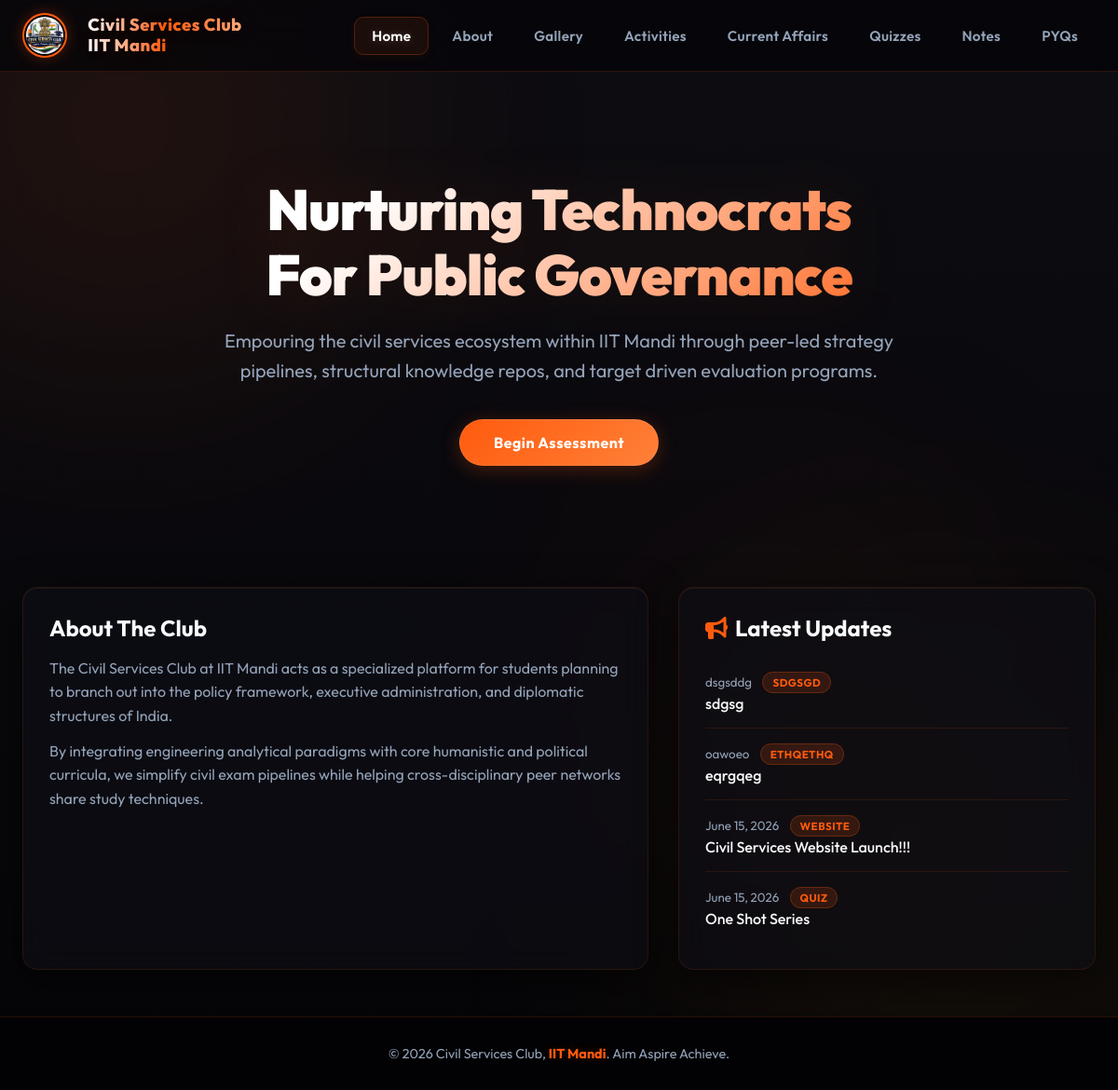
The page / on the database its author committed.
### models.py (models this page shows)
class Announcement(db.Model):
    id = db.Column(db.Integer, primary_key=True)
    date = db.Column(db.String(50), nullable=False)
    title = db.Column(db.String(200), nullable=False)
    tag = db.Column(db.String(100), nullable=False)
    created_at = db.Column(db.DateTime, default=datetime.utcnow)

### app.py (the view)
@app.route("/")
def home():
    announcements = Announcement.query.order_by(Announcement.created_at.desc()).all()
    return render_template("home.html", announcements=announcements)

### app.py (called while the page is built)
@app.context_processor
def inject_admin_status():
    from flask import session
    return {"admin_logged_in": session.get("admin_logged_in", False)}

### templates/home.html (shortened to what this page needs)
{% extends 'base.html' %}
{% block content %}
<section class="hero-section">
    <h2>Nurturing Technocrats <br class="desktop-only">For Public Governance</h2>
    <p>Empouring the civil services ecosystem within IIT Mandi through peer-led strategy pipelines, structural knowledge repos, and target driven evaluation programs.</p>
    <a href="{{ url_for('quizzes') }}" class="cta-btn">Begin Assessment</a>
</section>
<div class="home-grid">
    <div class="glass-card">
        <h3 style="margin-bottom: 16px; font-size: 1.5rem;">About The Club</h3>
        <p style="color: var(--text-secondary); line-height: 1.6; margin-bottom: 12px;">
            The Civil Services Club at IIT Mandi acts as a specialized platform for students planning to branch out into the policy framework, executive administration, and diplomatic structures of India.
        </p>
        <p style="color: var(--text-secondary); line-height: 1.6;">
            By integrating engineering analytical paradigms with core humanistic and political curricula, we simplify civil exam pipelines while helping cross-disciplinary peer networks share study techniques.
        </p>
    </div>
    <div class="glass-card">
        <h3 style="margin-bottom: 16px; font-size: 1.5rem; display: flex; align-items: center; gap: 8px;">
            <i class="fa-solid fa-bullhorn" style="color: var(--accent);"></i> Latest Updates
        </h3>
        <div class="announcement-list">
            {% for item in announcements %}
            <div class="announcement-item">
                <small style="color: var(--text-secondary);">{{ item.date }}</small> <span class="tag">{{ item.tag }}</span>
                <p style="margin-top: 4px; font-weight: 500;">{{ item.title }}</p>
            </div>
            {% endfor %}
        </div>
    </div>
</div>
{% endblock %}

### static/css/style.css (style rules this page uses)
:root { --bg-dark: #050508; --glass-bg: rgba(15, 15, 22, 0.65); --glass-border: rgba(255, 91, 14, 0.12); --glass-border-hover: rgba(255, 91, 14, 0.35); --glass-focus: rgba(255, 91, 14, 0.2); --text-primary: #f8fafc; --text-secondary: #94a3b8; --accent: #ff5b0e; --accent-hover: #ff7836; --accent-glow: rgba(255, 91, 14, 0.25); --accent-gradient: linear-gradient(135deg, #ff5b0e, #ff8038); --dark-gradient: linear-gradient(180deg, #0d0d12, #050508); }
* { margin: 0; padding: 0; box-sizing: border-box; font-family: 'Outfit', -apple-system, BlinkMacSystemFont, "Segoe UI", Roboto, sans-serif; }
body { background-color: var(--bg-dark); background-image: var(--dark-gradient); color: var(--text-primary); min-height: 100vh; overflow-x: hidden; position: relative; scroll-behavior: smooth; }
.glass-card { background: var(--glass-bg); backdrop-filter: blur(16px); -webkit-backdrop-filter: blur(16px); border: 1px solid var(--glass-border); border-radius: 16px; padding: 28px; box-shadow: 0 12px 40px 0 rgba(0, 0, 0, 0.6), inset 0 1px 0 0 rgba(255, 255, 255, 0.05); transition: transform 0.4s cubic-bezier(0.165, 0.84, 0.44, 1), border-color 0.3s ease, box-shadow 0.3s ease; }

### templates/home.html (style rules this page uses)
.hero-section { text-align: center; padding: 80px 20px; margin-bottom: 50px; }
.hero-section h2 { font-size: 3.8rem; font-weight: 900; margin-bottom: 20px; line-height: 1.15; letter-spacing: -1px; background: linear-gradient(135deg, #ffffff 30%, #ff5b0e 90%, #ffaa7a 100%); -webkit-background-clip: text; -webkit-text-fill-color: transparent; filter: drop-shadow(0 0 30px rgba(255, 91, 14, 0.1)); }
.hero-section p { font-size: 1.25rem; color: var(--text-secondary); max-width: 750px; margin: 0 auto 36px auto; line-height: 1.6; }
.cta-btn { background: var(--accent-gradient); color: white; padding: 14px 36px; border-radius: 30px; text-decoration: none; font-weight: 700; letter-spacing: 0.5px; box-shadow: 0 4px 20px var(--accent-glow); transition: all 0.3s cubic-bezier(0.165, 0.84, 0.44, 1); display: inline-block; border: 1px solid rgba(255, 255, 255, 0.1); }
.home-grid { display: grid; grid-template-columns: 1.5fr 1fr; gap: 32px; }
.announcement-item { border-bottom: 1px solid var(--glass-border); padding: 16px 0; transition: padding-left 0.3s ease; }
.announcement-item:last-child { border: none; }
.tag { font-size: 0.72rem; font-weight: 700; text-transform: uppercase; letter-spacing: 0.5px; padding: 3px 10px; border-radius: 12px; background: rgba(255, 91, 14, 0.15); color: var(--accent); border: 1px solid rgba(255, 91, 14, 0.25); margin-left: 8px; }

### rows shown on the page
Announcement: date "dsgsddg", tag "SDGSGD", title "sdgsg"
Announcement: date "oawoeo", tag "ETHQETHQ", title "eqrgqeg"
Announcement: date "June 15, 2026", tag "WEBSITE", title "Civil Services Website Launch!!!"
Announcement: date "June 15, 2026", tag "QUIZ", title "One Shot Series"
